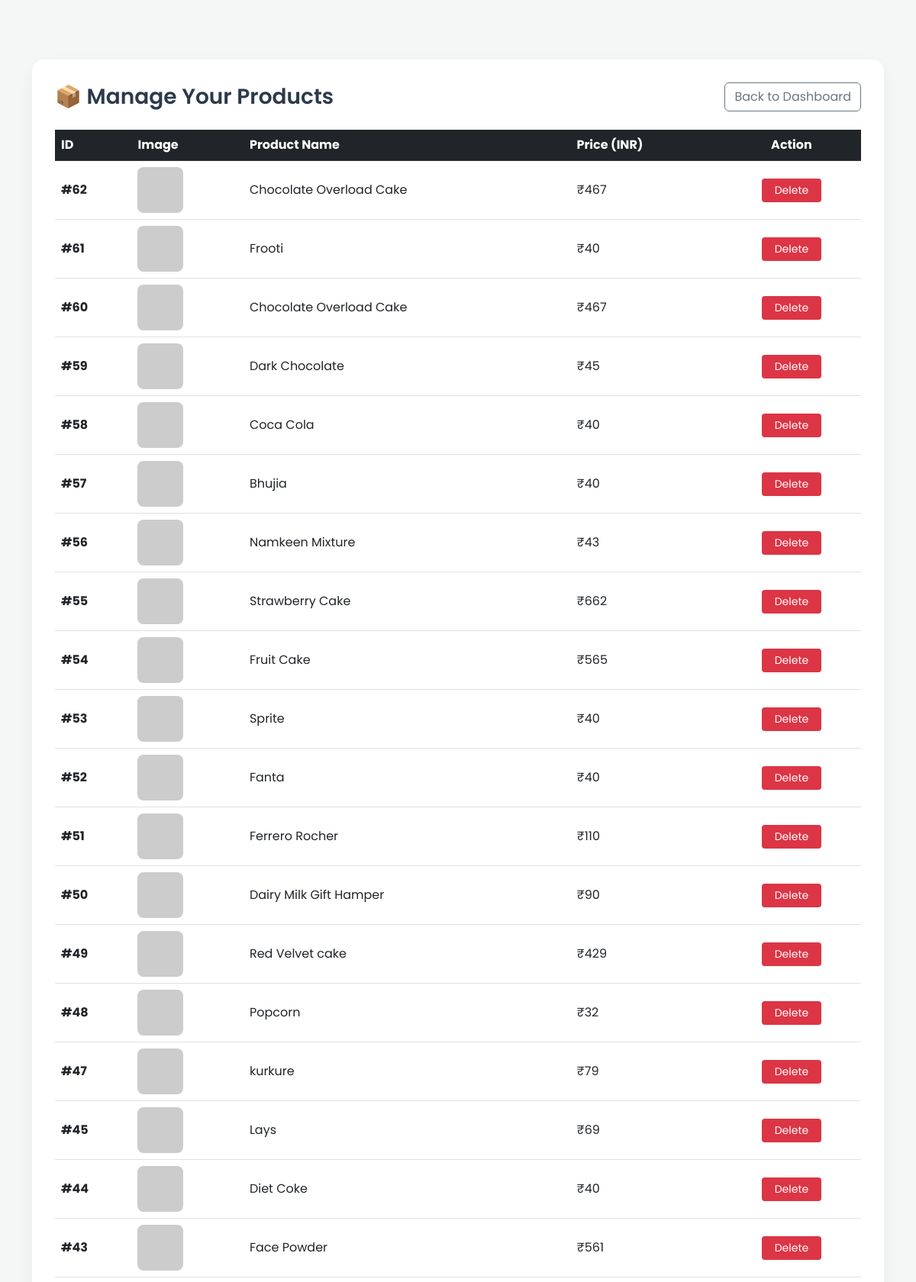
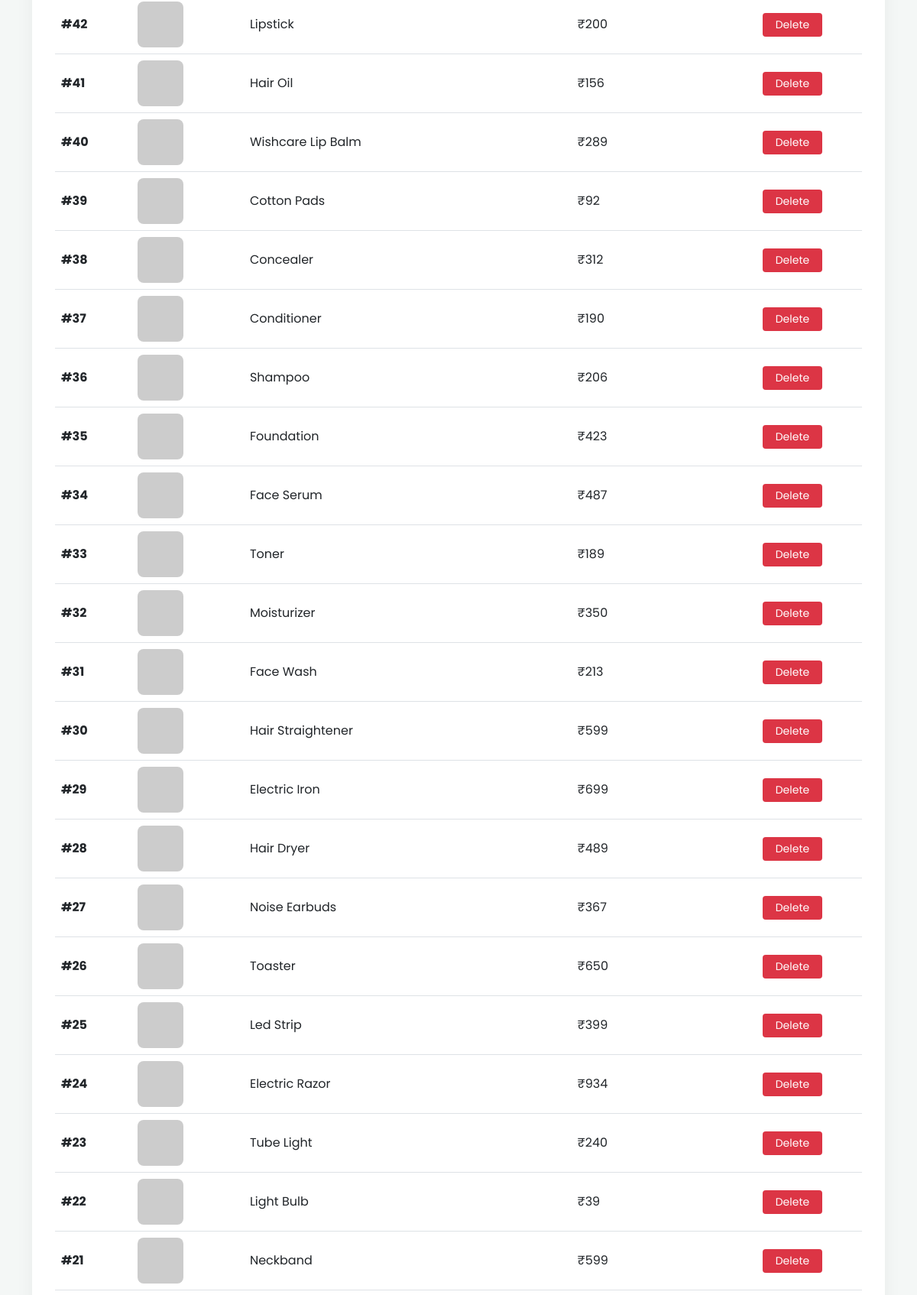
Screenshot of /manage_products.php (signed in, upper part) with the database file from the repository (2 pictures, top to bottom).
### tables this page shows
CREATE TABLE `products` (
  `id` int(11) NOT NULL,
  `name` varchar(100) DEFAULT NULL,
  `price` int(11) DEFAULT NULL,
  `image` varchar(255) DEFAULT NULL,
  `category_id` int(11) DEFAULT NULL
);

### manage_products.php (the view, shortened to what this page needs)
<?php
$result = mysqli_query($conn, "SELECT * FROM products ORDER BY id DESC");
?>
<!DOCTYPE html>
<html lang="en">
<head>
    <link href="https://cdn.jsdelivr.net/npm/bootstrap@5.3.0/dist/css/bootstrap.min.css" rel="stylesheet">
</head>
<body>
<div class="container my-5">
    <div class="table-container">
        <div class="d-flex justify-content-between align-items-center mb-4">
            <h3 class="header-title m-0">📦 Manage Your Products</h3>
            <a href="retailer_dashboard.php" class="btn btn-outline-secondary">Back to Dashboard</a>
        </div>
        <div class="table-responsive">
            <table class="table table-hover align-middle">
                <thead class="table-dark">
                    <tr>
                        <th>ID</th>
                        <th>Image</th>
                        <th>Product Name</th>
                        <th>Price (INR)</th>
                        <th class="text-center">Action</th>
                    </tr>
                </thead>
                <tbody>
                    <?php
                    if (mysqli_num_rows($result) > 0) {
                        while ($row = mysqli_fetch_assoc($result)) {
                            $image_src = $row['image'];
                            if (!str_contains($image_src, 'uploads/')) {
                                $image_src = "uploads/" . $row['image'];
                            }
                    ?>
                    <tr>
                        <td><strong>#<?php echo $row['id']; ?></strong></td>
                        <td>
                            <img src="<?php echo $image_src; ?>" onerror="this.src='https://placehold.co/60x60?text=No+Img'" class="product-img" alt="Product">
                        </td>
                        <td><?php echo $row['name']; ?></td>
                        <td>₹<?php echo $row['price']; ?></td>
                        <td class="text-center">
                            <a href="manage_products.php?delete_id=<?php echo $row['id']; ?>"
                               class="btn btn-delete btn-sm px-3"
                               onclick="return confirm('Are you sure you want to delete this product?');">
                               Delete
                            </a>
                        </td>
                    </tr>
                    <?php
                        }
                    } else {
                        echo "<tr><td colspan='5' class='text-center text-muted py-4'>No products found. Add some from the dashboard!</td></tr>";
                    }
                    ?>
                </tbody>
            </table>
        </div>
    </div>
</div>
</body>
</html>

### manage_products.php (style rules this page uses)
body { font-family: 'Poppins', sans-serif; background: #f4f7f6; padding-top: 30px; }
.table-container { background: #ffffff; padding: 30px; border-radius: 15px; box-shadow: 0 10px 25px rgba(0,0,0,0.05); }
.product-img { width: 60px; height: 60px; object-fit: cover; border-radius: 8px; }
.btn-delete { background-color: #dc3545; color: white; }
.header-title { color: #2b3a4a; font-weight: 600; }

### rows the page displays
products: id "62", name "Chocolate Overload Cake", price "467"
products: id "61", name "Frooti", price "40"
products: id "60", name "Chocolate Overload Cake", price "467"
products: id "59", name "Dark Chocolate", price "45"
products: id "58", name "Coca Cola", price "40"
products: id "57", name "Bhujia", price "40"
products: id "56", name "Namkeen Mixture", price "43"
products: id "55", name "Strawberry Cake", price "662"
products: id "54", name "Fruit Cake", price "565"
products: id "53", name "Sprite", price "40"
products: id "52", name "Fanta", price "40"
products: id "51", name "Ferrero Rocher", price "110"
products: id "50", name "Dairy Milk Gift Hamper", price "90"
products: id "49", name "Red Velvet cake", price "429"
products: id "48", name "Popcorn", price "32"
products: id "47", name "kurkure", price "79"
products: id "45", name "Lays", price "69"
products: id "44", name "Diet Coke", price "40"
products: id "43", name "Face Powder", price "561"
products: id "42", name "Lipstick", price "200"
products: id "41", name "Hair Oil", price "156"
products: id "40", name "Wishcare Lip Balm", price "289"
products: id "39", name "Cotton Pads", price "92"
products: id "38", name "Concealer", price "312"
products: id "37", name "Conditioner", price "190"
products: id "36", name "Shampoo", price "206"
products: id "35", name "Foundation", price "423"
products: id "34", name "Face Serum", price "487"
products: id "33", name "Toner", price "189"
products: id "32", name "Moisturizer", price "350"
products: id "31", name "Face Wash", price "213"
products: id "30", name "Hair Straightener", price "599"
products: id "29", name "Electric Iron", price "699"
products: id "28", name "Hair Dryer", price "489"
products: id "27", name "Noise Earbuds", price "367"
products: id "26", name "Toaster", price "650"
products: id "25", name "Led Strip", price "399"
products: id "24", name "Electric Razor", price "934"
products: id "23", name "Tube Light", price "240"
products: id "22", name "Light Bulb", price "39"
products: id "21", name "Neckband", price "599"
